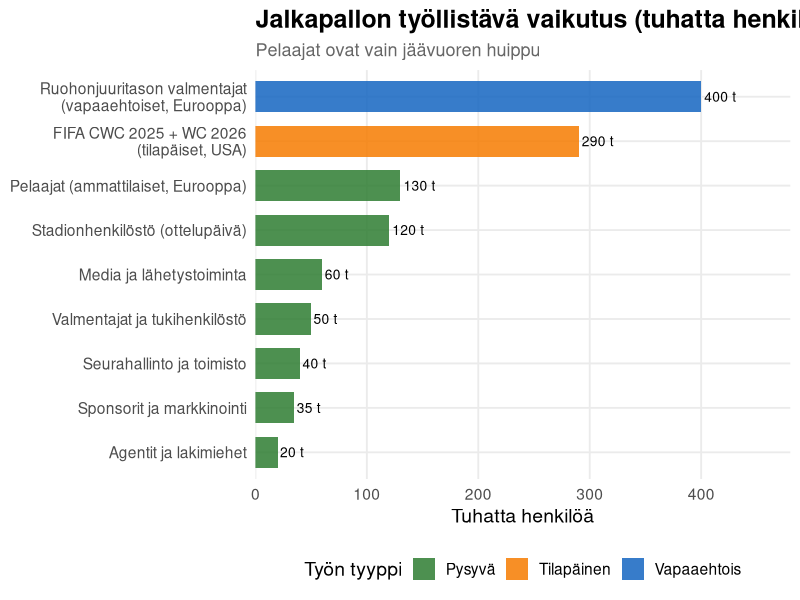
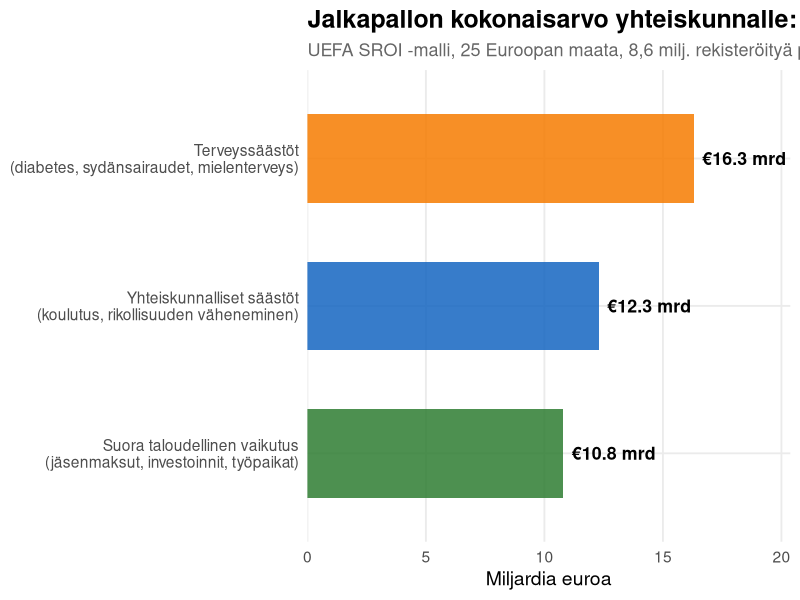
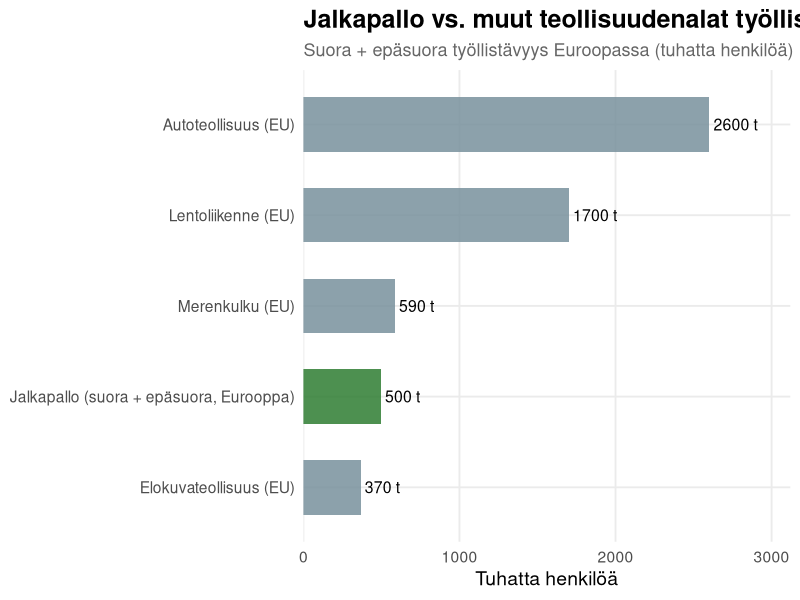
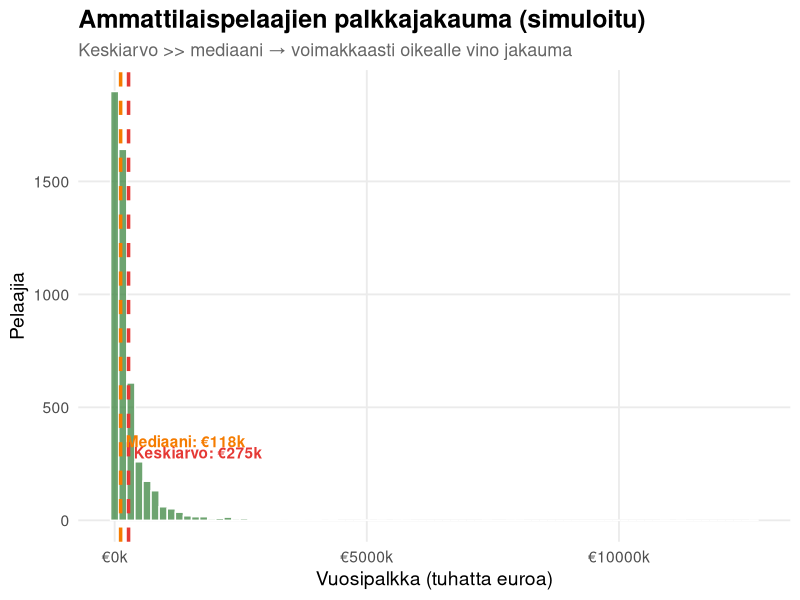
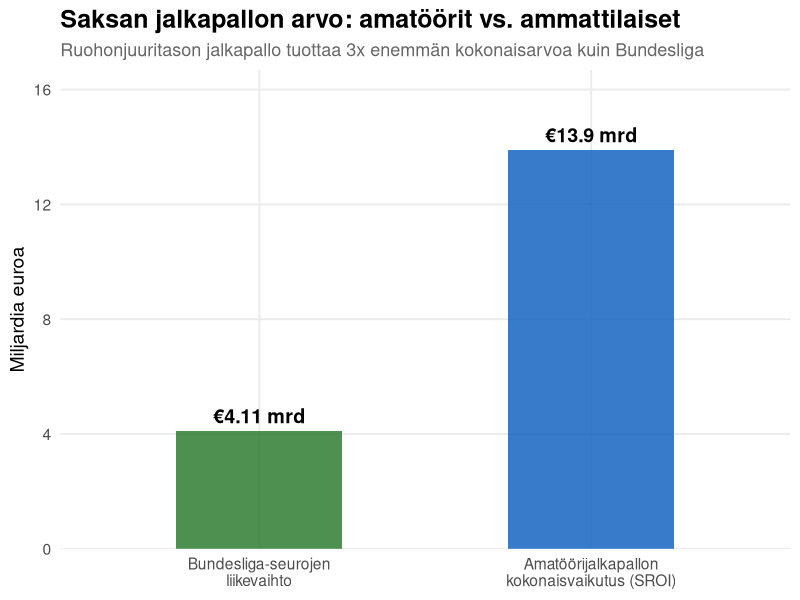

Generate these figures, in order, with R:
## ---- chunk 1
#| label: setup
#| message: false
#| warning: false

library(tidyverse)
library(scales)

theme_jalkapallo <- theme_minimal(base_size = 14) +
  theme(
    plot.title = element_text(face = "bold", size = 18),
    plot.subtitle = element_text(color = "gray40", size = 13),
    panel.grid.minor = element_blank(),
    legend.position = "bottom"
  )
theme_set(theme_jalkapallo)
## ---- chunk 2
#| label: fig-tyollistaminen
#| fig-cap: "Jalkapallon työllistävä vaikutus eri tasoilla"
#| fig-width: 10
#| fig-height: 7

tyopaikat <- tibble(
  kategoria = c(
    "Pelaajat (ammattilaiset, Eurooppa)",
    "Valmentajat ja tukihenkilöstö",
    "Seurahallinto ja toimisto",
    "Stadionhenkilöstö (ottelupäivä)",
    "Media ja lähetystoiminta",
    "Sponsorit ja markkinointi",
    "Agentit ja lakimiehet",
    "Ruohonjuuritason valmentajat\n(vapaaehtoiset, Eurooppa)",
    "FIFA CWC 2025 + WC 2026\n(tilapäiset, USA)"
  ),
  tyopaikat_tuhat = c(130, 50, 40, 120, 60, 35, 20, 400, 290),
  tyyppi = c(rep("Pysyvä", 7), "Vapaaehtois", "Tilapäinen")
) |> 
  mutate(kategoria = fct_reorder(kategoria, tyopaikat_tuhat))

ggplot(tyopaikat, aes(x = kategoria, y = tyopaikat_tuhat, fill = tyyppi)) +
  geom_col(width = 0.7, alpha = 0.85) +
  geom_text(aes(label = paste0(tyopaikat_tuhat, " t")), hjust = -0.1, size = 3.5) +
  coord_flip() +
  scale_fill_manual(values = c("Pysyvä" = "#2E7D32", 
                                "Vapaaehtois" = "#1565C0", 
                                "Tilapäinen" = "#F57C00")) +
  scale_y_continuous(expand = expansion(mult = c(0, 0.2))) +
  labs(
    title = "Jalkapallon työllistävä vaikutus (tuhatta henkilöä)",
    subtitle = "Pelaajat ovat vain jäävuoren huippu",
    x = NULL, y = "Tuhatta henkilöä", fill = "Työn tyyppi"
  )
## ---- chunk 3
#| label: fig-sroi
#| fig-cap: "UEFA SROI: jalkapallon taloudelliset ja sosiaaliset hyödyt (25 maata)"
#| fig-width: 9
#| fig-height: 6

sroi <- tibble(
  hyoty = c("Suora taloudellinen vaikutus\n(jäsenmaksut, investoinnit, työpaikat)",
            "Yhteiskunnalliset säästöt\n(koulutus, rikollisuuden väheneminen)",
            "Terveyssäästöt\n(diabetes, sydänsairaudet, mielenterveys)"),
  mrd_eur = c(10.8, 12.3, 16.3)
) |> 
  mutate(hyoty = fct_reorder(hyoty, mrd_eur))

ggplot(sroi, aes(x = hyoty, y = mrd_eur, fill = hyoty)) +
  geom_col(width = 0.6, alpha = 0.85, show.legend = FALSE) +
  geom_text(aes(label = paste0("€", mrd_eur, " mrd")), hjust = -0.1, size = 4.5,
            fontface = "bold") +
  coord_flip() +
  scale_fill_manual(values = c("#2E7D32", "#1565C0", "#F57C00")) +
  scale_y_continuous(expand = expansion(mult = c(0, 0.25))) +
  labs(
    title = "Jalkapallon kokonaisarvo yhteiskunnalle: €39,5 miljardia",
    subtitle = "UEFA SROI -malli, 25 Euroopan maata, 8,6 milj. rekisteröityä pelaajaa",
    x = NULL, y = "Miljardia euroa"
  )
## ---- chunk 4
#| label: fig-vertailu-tyollistajat
#| fig-cap: "Jalkapallon suora työllistävä vaikutus verrattuna muihin aloihin (Eurooppa)"
#| fig-width: 10
#| fig-height: 6

# Karkeat arviot / suuruusluokat Euroopassa
vertailu <- tibble(
  ala = c("Autoteollisuus (EU)", "Lentoliikenne (EU)", 
          "Jalkapallo (suora + epäsuora, Eurooppa)",
          "Elokuvateollisuus (EU)", "Merenkulku (EU)"),
  tyontekijat_tuhat = c(2600, 1700, 500, 370, 590),
  korostus = c(FALSE, FALSE, TRUE, FALSE, FALSE)
) |> 
  mutate(ala = fct_reorder(ala, tyontekijat_tuhat))

ggplot(vertailu, aes(x = ala, y = tyontekijat_tuhat, fill = korostus)) +
  geom_col(width = 0.6, alpha = 0.85, show.legend = FALSE) +
  geom_text(aes(label = paste0(tyontekijat_tuhat, " t")), hjust = -0.1, size = 4) +
  coord_flip() +
  scale_fill_manual(values = c("TRUE" = "#2E7D32", "FALSE" = "#78909C")) +
  scale_y_continuous(expand = expansion(mult = c(0, 0.2))) +
  labs(
    title = "Jalkapallo vs. muut teollisuudenalat työllistäjänä",
    subtitle = "Suora + epäsuora työllistävyys Euroopassa (tuhatta henkilöä)",
    x = NULL, y = "Tuhatta henkilöä"
  )
## ---- chunk 5
#| label: fig-palkkajakauma
#| fig-cap: "Simuloitu ammattilaispelaajien palkkajakauma (log-normaali)"
#| fig-width: 9
#| fig-height: 6

set.seed(42)
# Log-normaali jakauma: mediaani ~120k €, pitkä häntä
palkat <- tibble(
  palkka = rlnorm(5000, meanlog = log(120000), sdlog = 1.3)
) |> 
  filter(palkka < 30000000)

mediaani <- median(palkat$palkka)
keskiarvo <- mean(palkat$palkka)

ggplot(palkat, aes(x = palkka / 1000)) +
  geom_histogram(bins = 80, fill = "#2E7D32", alpha = 0.7, color = "white") +
  geom_vline(xintercept = mediaani / 1000, color = "#F57C00", 
             linewidth = 1.2, linetype = "dashed") +
  geom_vline(xintercept = keskiarvo / 1000, color = "#E53935", 
             linewidth = 1.2, linetype = "dashed") +
  annotate("text", x = mediaani / 1000 + 100, y = 350, 
           label = paste0("Mediaani: €", round(mediaani/1000), "k"),
           color = "#F57C00", fontface = "bold", hjust = 0) +
  annotate("text", x = keskiarvo / 1000 + 100, y = 300,
           label = paste0("Keskiarvo: €", round(keskiarvo/1000), "k"),
           color = "#E53935", fontface = "bold", hjust = 0) +
  scale_x_continuous(labels = function(x) paste0("€", x, "k")) +
  labs(
    title = "Ammattilaispelaajien palkkajakauma (simuloitu)",
    subtitle = "Keskiarvo >> mediaani → voimakkaasti oikealle vino jakauma",
    x = "Vuosipalkka (tuhatta euroa)", y = "Pelaajia"
  )
## ---- chunk 6
#| label: fig-saksa
#| fig-cap: "Saksa: amatöörijalkapallon SROI vs. Bundesliga-tulot"
#| fig-width: 8
#| fig-height: 5

saksa <- tibble(
  kategoria = c("Amatöörijalkapallon\nkokonaisvaikutus (SROI)", "Bundesliga-seurojen\nliikevaihto"),
  arvo_mrd = c(13.9, 4.11)
) |> 
  mutate(kategoria = fct_reorder(kategoria, arvo_mrd))

ggplot(saksa, aes(x = kategoria, y = arvo_mrd, fill = kategoria)) +
  geom_col(width = 0.5, alpha = 0.85, show.legend = FALSE) +
  geom_text(aes(label = paste0("€", arvo_mrd, " mrd")), vjust = -0.5, 
            size = 5, fontface = "bold") +
  scale_fill_manual(values = c("#2E7D32", "#1565C0")) +
  scale_y_continuous(expand = expansion(mult = c(0, 0.2))) +
  labs(
    title = "Saksan jalkapallon arvo: amatöörit vs. ammattilaiset",
    subtitle = "Ruohonjuuritason jalkapallo tuottaa 3x enemmän kokonaisarvoa kuin Bundesliga",
    x = NULL, y = "Miljardia euroa"
  )
